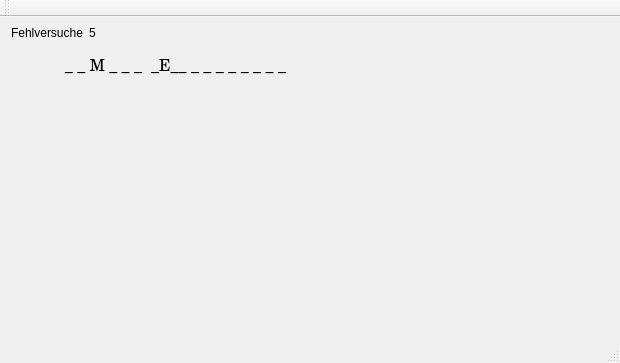
<?xml version="1.0" encoding="UTF-8"?>
<ui version="4.0">
 <class>MainWindow</class>
 <widget class="QMainWindow" name="MainWindow">
  <property name="geometry">
   <rect>
    <x>0</x>
    <y>0</y>
    <width>620</width>
    <height>363</height>
   </rect>
  </property>
  <property name="windowTitle">
   <string>MainWindow</string>
  </property>
  <widget class="QWidget" name="centralWidget">
   <widget class="QLabel" name="background">
    <property name="geometry">
     <rect>
      <x>0</x>
      <y>-10</y>
      <width>381</width>
      <height>341</height>
     </rect>
    </property>
    <property name="font">
     <font>
      <family>Courier 10 Pitch</family>
      <pointsize>11</pointsize>
     </font>
    </property>
    <property name="text">
     <string/>
    </property>
    <property name="pixmap">
     <pixmap resource="material.qrc">:/background/Hangman05.png</pixmap>
    </property>
    <property name="scaledContents">
     <bool>true</bool>
    </property>
    <property name="alignment">
     <set>Qt::AlignCenter</set>
    </property>
   </widget>
   <widget class="QLabel" name="word">
    <property name="geometry">
     <rect>
      <x>60</x>
      <y>40</y>
      <width>231</width>
      <height>20</height>
     </rect>
    </property>
    <property name="font">
     <font>
      <family>Century Schoolbook L</family>
      <pointsize>12</pointsize>
     </font>
    </property>
    <property name="text">
     <string>_ _ M _ _ _  _E__ _ _ _ _ _ _ _ _</string>
    </property>
    <property name="alignment">
     <set>Qt::AlignCenter</set>
    </property>
   </widget>
   <widget class="QWidget" name="horizontalLayoutWidget">
    <property name="geometry">
     <rect>
      <x>0</x>
      <y>0</y>
      <width>160</width>
      <height>31</height>
     </rect>
    </property>
    <layout class="QHBoxLayout" name="horizontalLayout">
     <item>
      <widget class="QLabel" name="label_3">
       <property name="text">
        <string>Fehlversuche</string>
       </property>
      </widget>
     </item>
     <item>
      <widget class="QLabel" name="numberOffailures">
       <property name="text">
        <string>5</string>
       </property>
      </widget>
     </item>
    </layout>
   </widget>
  </widget>
  <widget class="QMenuBar" name="menuBar">
   <property name="geometry">
    <rect>
     <x>0</x>
     <y>0</y>
     <width>620</width>
     <height>22</height>
    </rect>
   </property>
  </widget>
  <widget class="QToolBar" name="mainToolBar">
   <attribute name="toolBarArea">
    <enum>TopToolBarArea</enum>
   </attribute>
   <attribute name="toolBarBreak">
    <bool>false</bool>
   </attribute>
  </widget>
  <widget class="QStatusBar" name="statusBar"/>
 </widget>
 <layoutdefault spacing="6" margin="11"/>
 <resources>
  <include location="material.qrc"/>
 </resources>
 <connections/>
</ui>
